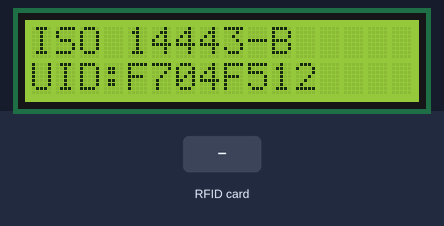
This sketch was run on a simulated Arduino Uno, built with avr-gcc and run on an emulated ATmega328P. Parts: 16×2 character LCD. Inputs (shaded band) come from the test bench. What the sketch prints to the serial monitor is not drawn.

Above: at 1.4 s.
1.5 s: RFID card 5E 7A 19 C4 held to the reader
At 4.1 s:
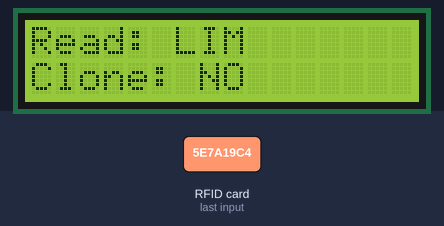
At 9.1 s:
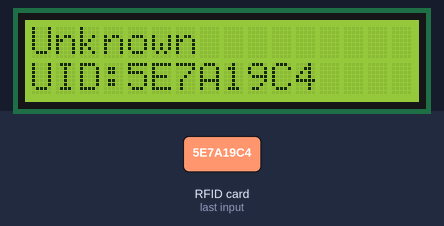
Timing chart, 0 to 10.6 s (numbered marks = the images above; inputs shaded):
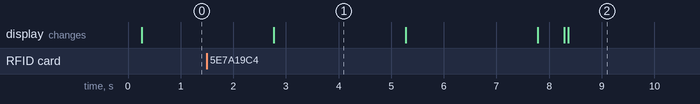

Measured:
- after the input at 1.5 s, the display: first differs from a run without the input after 6.9 s (image 2)
- what the display in image 1 shows lasts 2.5 s, from 2.8 s to 5.3 s

The sketch:

rfid_detector.ino
```cpp
/**
 * RFID Card Type Detector v1.1
 *
 * Определяет тип поднесённой RFID-карты по SAK + ATQA,
 * показывает на LCD 16x2:
 *   Экран 1 (2.5 с): тип карты + UID
 *   Экран 2 (2.5 с): Read: YES/PART/LIM/NO  и  Clone: YES/NO
 *
 * Wiring (по схеме):
 *   RC522:  SDA=10, SCK=13, MOSI=11, MISO=12, RST=9, 3.3V
 *   LCD16x2: RS=7, E=6, D4=5, D5=4, D6=3, D7=2
 *           VDD=5V, GND, VO=10k pot, BLA=5V(220R), BLK=GND
 *
 * Поддерживаемые типы:
 *   MIFARE Classic 1K     — чтение полностью, клонирование (FUID)
 *   MIFARE Classic 4K     — чтение полностью, клонирование (FUID)
 *   MIFARE Mini           — чтение полностью, клонирование (FUID)
 *   MIFARE Ultralight     — чтение полностью, клонирование (пустая карта)
 *   MIFARE Ultralight C   — чтение частично, клонирование невозможно
 *   MIFARE DESFire        — чтение ограничено, клонирование невозможно
 *   MIFARE Plus 2/4       — чтение частично, клонирование невозможно
 *   NTAG 213/215/216      — чтение полностью, клонирование (пустая NTAG)
 *   ISO 14443-B           — чтение ограничено, клонирование невозможно
 *
 * v1.1: усиленная антенна (0x14→0xFF), попытка Type B,
 *       диагностика 125 кГц карт в Serial.
 *
 * Компиляция:
 *   arduino-cli compile --fqbn arduino:avr:uno arduino_uno/rfid_detector.ino
 */

#include <SPI.h>
#include <MFRC522.h>
#include <LiquidCrystal.h>

// ===================== ПИНЫ =====================

#define SS_PIN  10    // RC522 SDA
#define RST_PIN 9     // RC522 RST

// LCD: RS=7, E=6, D4=5, D5=4, D6=3, D7=2
LiquidCrystal lcd(7, 6, 5, 4, 3, 2);
MFRC522      mfrc522(SS_PIN, RST_PIN);

// ===================== ДАННЫЕ КАРТЫ =====================

byte lastUid[10]     = {0};
byte lastUidLen      = 0;
byte lastSak          = 0;
byte lastAtqa[2]      = {0, 0};

String cardType       = "";
String readStatus     = "";
String cloneStatus    = "";

bool     cardActive   = false;
unsigned long cardTime = 0;
byte     screenPhase  = 0;      // 0 = тип+UID, 1 = статус

// ===================== ОПРЕДЕЛЕНИЕ ТИПА =====================

/**
 * Структура с описанием карты.
 */
struct CardInfo {
  const char* name;    // название для LCD
  const char* rd;      // статус чтения
  const char* cl;      // статус клонирования
};

/**
 * Определяет тип карты по SAK и ATQA.
 *
 * SAK (Select Acknowledge) — уникален для каждого семейства MIFARE/NTAG.
 * ATQA (Answer To Request type A) — дополняет SAK для точности.
 */
CardInfo identifyCard(byte sak, byte atqa0, byte atqa1) {
  // MIFARE Classic 1K: SAK=0x08, ATQA=0x0004
  if (sak == 0x08 && atqa0 == 0x04 && atqa1 == 0x00)
    return {"MF Classic 1K",  "Read: YES", "Clone: YES"};

  // MIFARE Classic 4K: SAK=0x18, ATQA=0x0004
  if (sak == 0x18 && atqa0 == 0x04 && atqa1 == 0x00)
    return {"MF Classic 4K",  "Read: YES", "Clone: YES"};

  // MIFARE Mini: SAK=0x09
  if (sak == 0x09)
    return {"MF Mini",        "Read: YES", "Clone: YES"};

  // MIFARE Ultralight / EV1: SAK=0x04, ATQA=0x0044
  if (sak == 0x04 && atqa0 == 0x44 && atqa1 == 0x00)
    return {"MF Ultralight",  "Read: YES", "Clone: YES"};

  // MIFARE Ultralight C: SAK=0x44 (AES-шифрование)
  if (sak == 0x44)
    return {"MF UltralightC", "Read: PART", "Clone: NO"};

  // MIFARE DESFire / EV1/EV2: SAK=0x20
  if (sak == 0x20)
    return {"MF DESFire",     "Read: LIM", "Clone: NO"};

  // MIFARE Plus S / X 2K/4K: SAK=0x38
  if (sak == 0x38)
    return {"MF Plus 2/4",    "Read: PART", "Clone: NO"};

  // NTAG 213/215/216: SAK=0x00, ATQA=0x0044
  if (sak == 0x00 && atqa0 == 0x44 && atqa1 == 0x00)
    return {"NTAG 2xx",       "Read: YES", "Clone: YES"};

  // Неизвестная карта
  return {"Unknown",          "Read: ??",  "Clone: ??"};
}

// ===================== ОТРИСОВКА LCD =====================

/**
 * Стартовый экран — ожидание карты.
 */
void showIdle() {
  lcd.clear();
  lcd.setCursor(0, 0);
  lcd.print("Ready...");
  lcd.setCursor(0, 1);
  lcd.print("Apply card");
}

/**
 * Экран 1: тип карты + UID.
 * UID 4 байта — полностью; 7+ байт — последние 5 с префиксом "..".
 */
void showCardInfo() {
  lcd.clear();
  lcd.setCursor(0, 0);
  lcd.print(cardType);

  lcd.setCursor(0, 1);
  String uidStr = "";
  if (lastUidLen <= 4) {
    // Полный UID: "A1B2C3D4" = 8 символов, с "UID:" = 12 символов
    for (byte i = 0; i < lastUidLen; i++) {
      if (lastUid[i] < 0x10) uidStr += "0";
      uidStr += String(lastUid[i], HEX);
    }
  } else {
    // Последние 5 байт: "..D4E5F60710" = 12 символов, с "UID:" = 16 (точно влезает)
    uidStr = "..";
    int startByte = lastUidLen - 5;
    for (byte i = startByte; i < lastUidLen; i++) {
      if (lastUid[i] < 0x10) uidStr += "0";
      uidStr += String(lastUid[i], HEX);
    }
  }
  uidStr.toUpperCase();
  lcd.print("UID:" + uidStr);
}

/**
 * Экран 2: статус чтения и клонирования.
 */
void showStatus() {
  lcd.clear();
  lcd.setCursor(0, 0);
  lcd.print(readStatus);
  lcd.setCursor(0, 1);
  lcd.print(cloneStatus);
}

/**
 * Обновление экрана: чередование экранов каждые 2.5 с,
 * через 8 с возврат в idle.
 */
void updateDisplay() {
  unsigned long elapsed = millis() - cardTime;

  if (elapsed > 8000) {
    // Таймаут — карта убрана или устарела
    cardActive = false;
    mfrc522.PICC_HaltA();
    showIdle();
    return;
  }

  // Чередование: 0..2499 мс → тип+UID, 2500..4999 → статус, и т.д.
  byte newPhase = (elapsed / 2500) % 2;
  if (newPhase != screenPhase) {
    screenPhase = newPhase;
    if (screenPhase == 0) showCardInfo();
    else                   showStatus();
  }
}

// ===================== SERIAL =====================

/**
 * Вывод полной информации о карте в Serial.
 */
void printCardInfo() {
  Serial.println("======== Card Detected ========");
  Serial.print("  Type:  "); Serial.println(cardType);
  Serial.print("  SAK:   0x"); Serial.println(lastSak, HEX);
  Serial.print("  ATQA:  0x"); Serial.print(lastAtqa[0], HEX);
  Serial.print(" 0x"); Serial.println(lastAtqa[1], HEX);
  Serial.print("  UID:   ");
  for (byte i = 0; i < lastUidLen; i++) {
    if (lastUid[i] < 0x10) Serial.print("0");
    Serial.print(lastUid[i], HEX);
    if (i < lastUidLen - 1) Serial.print(" ");
  }
  Serial.println();
  Serial.print("  "); Serial.print(readStatus);
  Serial.print("  |  "); Serial.println(cloneStatus);
  Serial.println("===============================");
}

// ===================== SETUP =====================

void setup() {
  Serial.begin(115200);
  delay(100);

  SPI.begin();
  mfrc522.PCD_Init();
  mfrc522.PCD_DumpVersionToSerial();  // версия прошивки RC522 → Serial

  // Усиление мощности антенны — максимальное (0xFF вместо дефолтного 0x14).
  // Помогает считывать карты с маленькой антенной или на большем расстоянии.
  // Если возникают ошибки чтения — можно снизить до 0x70–0x90.
  mfrc522.PCD_SetAntennaGain(mfrc522.RxGain_max);

  lcd.begin(16, 2);
  showIdle();

  Serial.println("\nRFID Card Type Detector v1.1 Ready");
  Serial.println("Antenna gain set to MAX (0xFF)\n");
}

// ===================== LOOP =====================

void loop() {
  // Если карта активна — только обновляем экран
  if (cardActive) {
    updateDisplay();
    delay(50);
    return;
  }

  // --- Шаг 1: Wake-Up Type A → получаем ATQA ---
  byte atqa[2];
  byte atqaSize = sizeof(atqa);
  MFRC522::StatusCode statusA = mfrc522.PICC_WakeupA(atqa, &atqaSize);

  if (statusA == MFRC522::STATUS_OK) {
    // --- Type A: Anticollision + Select → получаем UID и SAK ---
    if (mfrc522.PICC_Select(&mfrc522.uid, 0) == MFRC522::STATUS_OK) {
      processCardTypeA(atqa);
      return;
    }
  }

  // --- Шаг 2: Попытка Type B (REQB) через низкоуровневую передачу ---
  // CMD: 0x05 (REQB/wUPB), AFI: 0x00 (любой), N: 0x00
  byte reqB[] = {0x05, 0x00, 0x00, 0x00, 0x00};
  byte atqb[20];
  byte atqbLen = sizeof(atqb);
  byte validBits = 0;
  MFRC522::StatusCode statusB = mfrc522.PCD_TransceiveData(
    reqB, sizeof(reqB), atqb, &atqbLen, &validBits, 0, true
  );
  if (statusB == MFRC522::STATUS_OK && atqbLen >= 5) {
    processCardTypeB(atqb, atqbLen);
    return;
  }

  // --- Карты нет рядом или карта 125 кГц (RC522 не умеет). ---
  // Периодически проверяем уровень сигнала антенны для диагностики.
  static unsigned long lastDiag = 0;
  if (millis() - lastDiag > 5000) {
    lastDiag = millis();
    // Проверяем, нет ли рядом 125 кГц карты: RC522 этого не умеет,
    // но можно проверить, не изменился ли уровень шума антенны.
    byte reg = mfrc522.PCD_ReadRegister(MFRC522::ComIrqReg);
    if (reg & 0x01) {
      Serial.println("[DIAG] Timer interrupt — possible interference");
    }
  }

  delay(50);
}

/**
 * Обработка карты Type A (MIFARE, NTAG и т.д.)
 */
void processCardTypeA(byte atqa[2]) {

  // Проверка «та же самая карта?»
  bool same = (lastUidLen == mfrc522.uid.size);
  if (same) {
    for (byte i = 0; i < lastUidLen; i++) {
      if (lastUid[i] != mfrc522.uid.uidByte[i]) {
        same = false;
        break;
      }
    }
  }

  if (same) {
    mfrc522.PICC_HaltA();
    cardActive = true;
    cardTime   = millis();
    screenPhase = 0;
    showCardInfo();
    delay(100);
    return;
  }

  // Новая карта — сохраняем данные
  lastUidLen = mfrc522.uid.size;
  lastSak    = mfrc522.uid.sak;
  for (byte i = 0; i < lastUidLen; i++) {
    lastUid[i] = mfrc522.uid.uidByte[i];
  }
  lastAtqa[0] = atqa[0];
  lastAtqa[1] = atqa[1];

  CardInfo info = identifyCard(lastSak, lastAtqa[0], lastAtqa[1]);
  cardType    = info.name;
  readStatus  = info.rd;
  cloneStatus = info.cl;

  printCardInfo();
  mfrc522.PICC_HaltA();
  cardActive  = true;
  cardTime    = millis();
  screenPhase = 0;
  showCardInfo();
  delay(100);
}

/**
 * Обработка карты Type B (ISO 14443-B).
 * Выводим диагностическую информацию и показываем на LCD.
 */
void processCardTypeB(byte atqb[], byte atqbLen) {
  Serial.println("======== Type B Card Detected ========");
  Serial.print("  ATQB raw (" ); Serial.print(atqbLen); Serial.print(" bytes): ");
  for (byte i = 0; i < atqbLen; i++) {
    if (atqb[i] < 0x10) Serial.print("0");
    Serial.print(atqb[i], HEX);
    Serial.print(" ");
  }
  Serial.println();

  cardType    = "ISO 14443-B";
  readStatus  = "Read: LIM";
  cloneStatus = "Clone: NO";

  // PUPI (Pseudo-Unique PICC Identifier) в atqb[1..4]
  lastUidLen = 4;
  for (byte i = 0; i < 4 && (1 + i) < atqbLen; i++) {
    lastUid[i] = atqb[1 + i];
  }

  String uidStr = "";
  for (byte i = 0; i < 4; i++) {
    if (lastUid[i] < 0x10) uidStr += "0";
    uidStr += String(lastUid[i], HEX);
  }
  uidStr.toUpperCase();

  Serial.print("  PUPI (UID): "); Serial.println(uidStr);
  Serial.print("  "); Serial.print(readStatus);
  Serial.print("  |  "); Serial.println(cloneStatus);
  Serial.println("======================================");

  // HLTA для Type B: 0x50, 0x00
  byte hlta[] = {0x50, 0x00};
  byte dummy[1];
  byte dummyLen = 0;
  mfrc522.PCD_TransceiveData(hlta, sizeof(hlta), dummy, &dummyLen, 0, 0, false);

  cardActive  = true;
  cardTime    = millis();
  screenPhase = 0;
  showCardInfo();
  delay(100);
}
```
